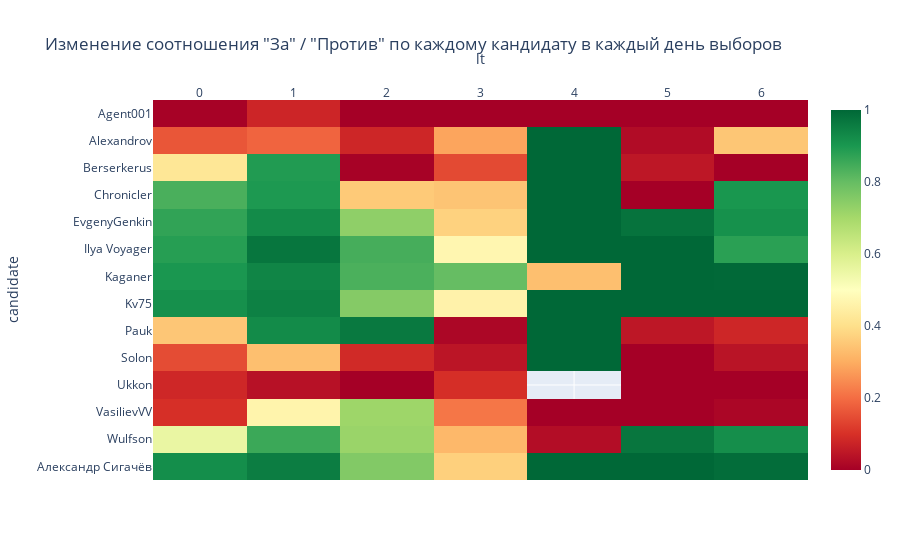

The notebook cell this image was saved under:
### Markdown cell above
**Также еще построим тепловую карту, где цвета строк напротив имени каждого кандидата будут отображать соотношение голосов "за" к общему количеству голосов в конкретные сутки, чтобы можно было выделить кандидатов, которых поддерживают многие избиратели.**

### Code cell
# Фильтруем данные для седьмой выборной кампании
df_election_7 = df[df['election_number'] == 7]

# Группируем данные по 'candidate', 'lt' и 'vote' и считаем количество голосов
timeline = df_election_7.groupby(['candidate', 'lt', 'vote'])['vote'].count().unstack(fill_value=0)

# Вычисляем соотношение "за" и "против" для каждого дня
timeline['ratio'] = timeline[1] / (timeline[1] + timeline[-1])

# Сбрасываем индекс, чтобы 'candidate' и 'lt' стали обычными столбцами
timeline = timeline.reset_index()

# Создаем тепловую карту (heatmap) с Plotly
fig = px.imshow(timeline.pivot(index='candidate', columns='lt', values='ratio'),
                labels={'lt': 'Дни с начала выборов', 'candidate': 'Кандидат'},
                color_continuous_scale='RdYlGn',  # Выбираем цветовую палитру
                title='Изменение соотношения "За" / "Против" по каждому кандидату в каждый день выборов')

fig.update_xaxes(side='top')  # Перемещаем ось X наверх
fig.show()

### Figure 1 — Plotly figure (JSON) as saved in the notebook; plotly's stock layout.template omitted (floating-point values rounded to 4 significant figures)
{"data": [{"coloraxis": "coloraxis", "hovertemplate": "lt: %{x}<br>candidate: %{y}<br>color: %{z}<extra></extra>", "name": "0", "type": "heatmap", "x": [0, 1, 2, 3, 4, 5, 6], "xaxis": "x", "y": ["Agent001", "Alexandrov", "Berserkerus", "Chronicler", "EvgenyGenkin", "Ilya Voyager", "Kaganer", "Kv75", "Pauk", "Solon", "Ukkon", "VasilievVV", "Wulfson", "Александр Сигачёв"], "yaxis": "y", "z": [[0.003556, 0.07792, 0, 0, 0, 0, 0], [0.162, 0.1852, 0.08019, 0.2857, 1, 0.0241, 0.3478], [0.4219, 0.8912, 0.003584, 0.1429, 1, 0.04819, 0], [0.8375, 0.8964, 0.3556, 0.3448, 1, 0, 0.903], [0.8695, 0.9273, 0.7356, 0.3723, 1, 0.9767, 0.9143], [0.8848, 0.9715, 0.8424, 0.4713, 1, 1, 0.8795], [0.9016, 0.9399, 0.8358, 0.8, 0.3333, 1, 0.9973], [0.9163, 0.9488, 0.7523, 0.4588, 1, 1, 1], [0.349, 0.9268, 0.9636, 0.01389, 1, 0.04819, 0.07955], [0.1455, 0.3333, 0.08696, 0.04412, 1, 0, 0.04082], [0.08142, 0.03597, 0, 0.09677, null, 0, 0], [0.09746, 0.4643, 0.7123, 0.2143, 0, 0, 0.0122], [0.5544, 0.8571, 0.7194, 0.321, 0.02703, 0.9706, 0.9208], [0.9215, 0.9554, 0.7565, 0.3678, 1, 1, 0.9891]]}], "layout": {"coloraxis": {"colorscale": [[0, "rgb(165,0,38)"], [0.1, "rgb(215,48,39)"], [0.2, "rgb(244,109,67)"], [0.3, "rgb(253,174,97)"], [0.4, "rgb(254,224,139)"], [0.5, "rgb(255,255,191)"], [0.6, "rgb(217,239,139)"], [0.7, "rgb(166,217,106)"], [0.8, "rgb(102,189,99)"], [0.9, "rgb(26,152,80)"], [1, "rgb(0,104,55)"]]}, "title": {"text": "Изменение соотношения \"За\" / \"Против\" по каждому кандидату в каждый день выборов"}, "xaxis": {"anchor": "y", "constrain": "domain", "domain": [0, 1], "scaleanchor": "y", "side": "top", "title": {"text": "lt"}}, "yaxis": {"anchor": "x", "autorange": "reversed", "constrain": "domain", "domain": [0, 1], "title": {"text": "candidate"}}}}
